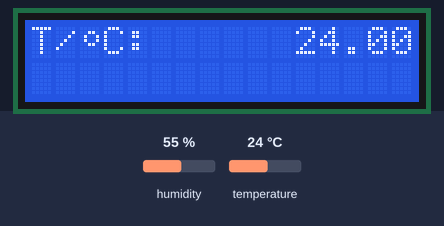
This sketch was run on a simulated Arduino Uno, built with avr-gcc and run on an emulated ATmega328P. Shown: 16×2 character LCD. Wiring (inferred from the names in the program): HTU21/Si7021 sensor at I2C address 0x40; character LCD (HD44780): RS pin 8; E pin 9; data pin 4, pin 5, pin 6, pin 7. The test bench sets the inputs (shaded band); at power-on: temperature 24 °C, humidity 55 %. What the sketch prints to the serial monitor is not drawn.

Above: at 2.4 s.
2.5 s: temperature set to 12 °C
At 3.4 s:
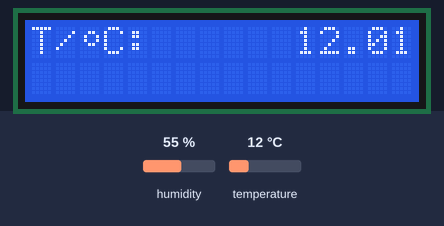
4.1 s: temperature set to 19 °C
At 5.8 s:
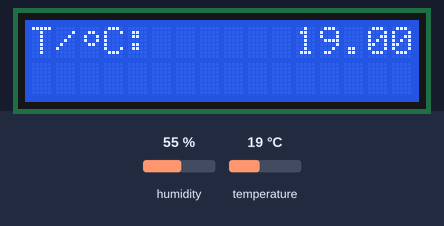
6.4 s: temperature set to 28 °C
At 8.5 s:
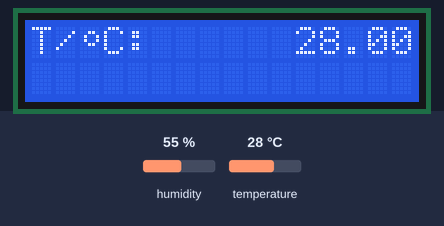
Timing chart, 0 to 10.0 s (numbered marks = the images above; inputs shaded):
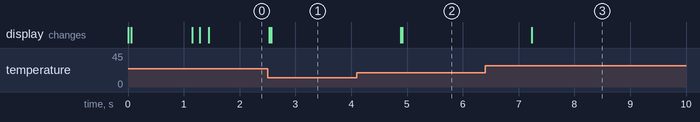

The sketch:

SHT20_Relative_Humidity_Temperature_Sensor_Demo.ino
```cpp
#include <Wire.h>
#include "SHT2x.h"
#include "lcd_keypad.h"


SHT2x sht;
lcd_kbd io;


char buffer[40];
char floatStr[20];
float temperature = 0;
float humidity = 0;


void setup()
{
  Serial.begin(9600);
  Serial.println("SHT2x Temperature and Humidity Sensor Test");
  io.begin();

  if (!sht.begin())
  {
    Serial.println("Could not find a valid SHT2x sensor, check wiring!");
    while (1)
    {
      delay(10);
    }
  }

  io.load_custom_symbol();
  io.text(0, 0, "T/ C:");
  io.text(0, 1, "RH/%:");
  io.print_custom_symbol(2, 0, 0);
}

void loop()
{
  sht.read(temperature, humidity);

  if(isnan(temperature) || isnan(humidity))
  {
    Serial.println("Failed to read from SHT2x sensor!");
    delay(2000);
    return;
  }

  else
  {
    dtostrf(temperature, 2, 2, floatStr);
    sprintf(buffer, "%s ", floatStr);
    Serial.print("T/'C: ");
    Serial.print(buffer);
    Serial.println(" ");
    io.text(11, 0, buffer);

    dtostrf(humidity, 2, 2, floatStr);
    sprintf(buffer, "%s ", floatStr);
    Serial.print("RH/%: ");
    Serial.print(buffer);
    Serial.println(" ");
    io.text(11, 1, buffer);
  }

  delay(1000);
}
```

SHT2x.cpp
```cpp
#include "SHT2x.h"


SHT2x::SHT2x()
{
  _i2cPort = &Wire;
  _deviceAddress = SHT2x_I2C_ADDRESS;
}


bool SHT2x::begin(TwoWire &wirePort, uint8_t deviceAddress)
{
  uint8_t reg = 0;

  _i2cPort = &wirePort;
  _deviceAddress = deviceAddress;

  _i2cPort->begin();

  reset();
  delay(50);
  disable_OTP_reload(true);
  set_resolution(SHT2x_USER_REGISTER_RESOLUTION_RH12_T14);
  set_heater(true);
  delay(1000);
  set_heater(false);

  reg = read_reg();
  return (reg != 0xFF);
}

float SHT2x::get_T()
{
  uint16_t value = read_measurement(SHT2x_TRIGGER_T_MEASUREMENT_HOLD);

  if(value == 0xFFFF)
  {
    return NAN;
  }

  return convert_T(value);
}


float SHT2x::get_RH()
{
  uint16_t value = read_measurement(SHT2x_TRIGGER_RH_MEASUREMENT_HOLD);

  if(value == 0xFFFF)
  {
    return NAN;
  }

  return convert_RH(value);
}


bool SHT2x::read(float &temperature, float &humidity)
{
  uint16_t raw_T = 0;
  uint16_t raw_RH = 0;

  reset();
  delay(50);

  raw_T = read_measurement(SHT2x_TRIGGER_T_MEASUREMENT_NO_HOLD);

  if(raw_T == 0xFFFF)
  {
    return false;
  }

  delay(10);

  raw_RH = read_measurement(SHT2x_TRIGGER_RH_MEASUREMENT_NO_HOLD);

  if(raw_RH == 0xFFFF)
  {
    return false;
  }

  temperature = convert_T(raw_T);
  humidity = convert_RH(raw_RH);

  return true;
}


uint16_t SHT2x::read_measurement(uint8_t command)
{
  uint8_t bytes[3] = {0, 0, 0};
  uint8_t i = 0;
  uint16_t value = 0;
  unsigned long start_time = 0;

  _i2cPort->beginTransmission(_deviceAddress);
  _i2cPort->write(command);
  if(_i2cPort->endTransmission() != 0)
  {
    return 0xFFFF;
  }

  start_time = millis();
  while((millis() - start_time) < 100)
  {
    _i2cPort->requestFrom(_deviceAddress, (uint8_t)3);

    if(_i2cPort->available() >= 3)
    {
      break;
    }

    delay(5);
  }

  if(_i2cPort->available() < 3)
  {
    return false;
  }

  for(i = 0; i < 3; i++)
  {
    bytes[i] = _i2cPort->read();
  }


  if(crc8(bytes, 2) != bytes[2])
  {
    return false;
  }

  value = (bytes[0] << 8) | bytes[1];
  value &= 0xFFFC;

  return value;
}


float SHT2x::convert_T(uint16_t value)
{
  return ((175.72f * (value / 65536.0f)) - 46.85f);
}


float SHT2x::convert_RH(uint16_t value)
{
  return ((125.0f * (value / 65536.0f)) - 6.0f);
}


uint8_t  SHT2x::crc8(const uint8_t* data, uint8_t length)
{
    uint8_t i = 0;
    uint8_t crc = 0;
    uint8_t bit = 0;

    for(i = 0; i < length; i++)
    {
      crc ^= data[i];

      for(bit = 0; bit < 8; bit++)
      {
        if(crc & 0x80)
        {
          crc = (crc << 1) ^ 0x131;
        }
        else
        {
          crc <<= 1;
        }
      }
    }

    return crc;
}


uint8_t SHT2x::read_reg(void)
{
  _i2cPort->beginTransmission(_deviceAddress);
  _i2cPort->write(SHT2x_READ_USER_REGISTER);

  if(_i2cPort->endTransmission() != 0)
  {
    return 0xFF;
  }

  _i2cPort->requestFrom(_deviceAddress, (uint8_t)1);

  if(_i2cPort->available())
  {
    return _i2cPort->read();
  }

  return 0xFF;
}


bool SHT2x::write_reg(uint8_t value)
{
  _i2cPort->beginTransmission(_deviceAddress);
  _i2cPort->write(SHT2x_WRITE_USER_REGISTER);
  _i2cPort->write(value);
  return (_i2cPort->endTransmission() == 0);
}


void SHT2x::reset(void)
{
  _i2cPort->beginTransmission(_deviceAddress);
  _i2cPort->write(SHT2x_SOFT_RESET);
  _i2cPort->endTransmission();
  delay(15);
}


bool SHT2x::low_battery(void)
{
  return (read_reg() & SHT2x_USER_REGISTER_END_OF_BATTERY) != 0;
}


void SHT2x::set_resolution(uint8_t resolution)
{
  uint8_t reg = read_reg();

  if(reg == 0xFF)
  {
    return;
  }

  reg &= ~(0x81);
  reg |= (resolution & 0x81);

  write_reg(reg);
}


void SHT2x::set_heater(bool enable)
{
  uint8_t reg = read_reg();

  if(reg == 0xFF)
  {
    return;
  }

  if(enable)
  {
    reg |= SHT2x_USER_REGISTER_HEATER_ENABLE;
  }
  else
  {
    reg &= ~SHT2x_USER_REGISTER_HEATER_ENABLE;
  }

  write_reg(reg);
}


void SHT2x::disable_OTP_reload(bool disable)
{
  uint8_t reg = read_reg();

  if(reg == 0xFF)
  {
    return;
  }

  if(disable)
  {
    reg |= SHT2x_USER_REGISTER_DISABLE_OTP_RELOAD;
  }
  else
  {
    reg &= ~SHT2x_USER_REGISTER_DISABLE_OTP_RELOAD;
  }

  write_reg(reg);
}
```

SHT2x.h
```cpp
#pragma once


#include <Arduino.h>
#include <Wire.h>


#define SHT2x_I2C_ADDRESS                         0x40

// SHT2x Commands
#define SHT2x_TRIGGER_T_MEASUREMENT_HOLD          0xE3
#define SHT2x_TRIGGER_RH_MEASUREMENT_HOLD         0xE5
#define SHT2x_TRIGGER_T_MEASUREMENT_NO_HOLD       0xF3
#define SHT2x_TRIGGER_RH_MEASUREMENT_NO_HOLD      0xF5
#define SHT2x_WRITE_USER_REGISTER                 0xE6
#define SHT2x_READ_USER_REGISTER                  0xE7
#define SHT2x_SOFT_RESET                          0xFE

// User Register Bits
#define SHT2x_USER_REGISTER_RESOLUTION_RH12_T14   0x00
#define SHT2x_USER_REGISTER_RESOLUTION_RH8_T12    0x01
#define SHT2x_USER_REGISTER_RESOLUTION_RH10_T13   0x80
#define SHT2x_USER_REGISTER_RESOLUTION_RH11_T11   0x81

#define SHT2x_USER_REGISTER_END_OF_BATTERY        0x40
#define SHT2x_USER_REGISTER_HEATER_ENABLE         0x04
#define SHT2x_USER_REGISTER_DISABLE_OTP_RELOAD    0x02


class SHT2x
{
  public:
    SHT2x();

    bool begin(TwoWire &wirePort = Wire, uint8_t deviceAddress = SHT2x_I2C_ADDRESS);
    float get_T(void);
    float get_RH(void);
    bool read(float &temperature, float &humidity);
    uint8_t read_reg(void);
    bool write_reg(uint8_t value);
    void reset(void);
    bool low_battery(void);

    // Configuration methods
    void set_resolution(uint8_t resolution);
    void set_heater(bool enable);
    void disable_OTP_reload(bool disable);

  private:
    TwoWire *_i2cPort;
    uint8_t _deviceAddress;

    uint16_t read_measurement(uint8_t command);
    float convert_T(uint16_t value);
    float convert_RH(uint16_t value);
    uint8_t crc8(const uint8_t* data, uint8_t length) ;
};
```

lcd_keypad.cpp
```cpp
#include "lcd_keypad.h"


lcd_kbd::lcd_kbd()
{
}


void lcd_kbd::begin(void)
{
	init();
}


void lcd_kbd::init(void)
{
	for(uint16_t pin = LCD_D4_pin; pin <= LCD_EN_pin; pin++)
	{
		pinMode(pin, OUTPUT);
		digitalWrite(pin, LOW);
	};

  send(0x33, CMD);
  send(0x32, CMD);
  delay(10);
  send(0x33, CMD);
  send(0x32, CMD);
  delay(10);
  send(0x33, CMD);
  send(0x32, CMD);
  delay(10);


  send((display_on | cursor_off | blink_off), CMD);
  clear();
  send((cursor_direction_inc | display_no_shift), CMD);
}


void lcd_kbd::goto_xy(uint8_t x_pos, uint8_t y_pos)
{
	switch(y_pos)
	{
    case 1:
    {
      send((0x80 | (line_2_y_pos + x_pos)), CMD);
      break;
    }

    case 2:
    {
      send((0x80 | (line_3_y_pos + x_pos)), CMD);
      break;
    }

    case 3:
    {
      send((0x80 | (line_4_y_pos + x_pos)), CMD);
      break;
    }

    default:
    {
      send((0x80 | (line_1_y_pos + x_pos)), CMD);
      break;
    }
	}
}


void lcd_kbd::chr(uint8_t x_pos, uint8_t y_pos, char ch)
{
	goto_xy(x_pos, y_pos);
	send(ch, DAT);
}


void lcd_kbd::text(uint8_t x_pos, uint8_t y_pos, const char *ch)
{
   do
   {
     chr(x_pos++, y_pos, *ch++);
   }while(*ch != '\0');
}


void lcd_kbd::load_custom_symbol(void)
{
  uint8_t i = 0;

  const unsigned char custom_symbol[array_size] =
  {
     0x00, 0x06, 0x09, 0x09, 0x06, 0x00, 0x00, 0x00
  };

  send(0x40, CMD);

  for(i = 0; i < array_size; i++)
  {
    send(custom_symbol[i], DAT);
  }

  send(0x80, CMD);
}


void lcd_kbd::print_custom_symbol(uint8_t x_pos, uint8_t y_pos, char symbol_index)
{
  goto_xy(x_pos, y_pos);
  send(symbol_index, DAT);
}


void lcd_kbd::clear(void)
{
	send(clear_display, CMD);
	send(goto_home, CMD);
}


uint8_t lcd_kbd::get_key(void)
{
  int16_t adc_value = adc_avg();

  if((adc_value >= kbd_select_min) && (adc_value < kbd_select_max))
  {
    return select_key;
  }

  else if((adc_value >= kbd_left_min) && (adc_value < kbd_left_max))
  {
    return left_key;
  }

  else if((adc_value >= kbd_down_min) && (adc_value < kbd_down_max))
  {
    return down_key;
  }

  else if((adc_value >= kbd_up_min) && (adc_value < kbd_up_max))
  {
    return up_key;
  }

  else if((adc_value >= kbd_right_min) && (adc_value < kbd_right_max))
  {
    return right_key;
  }

  else
  {
    return 0;
  }
}


void lcd_kbd::send(uint8_t lcd_data, uint8_t mode)
{
  digitalWrite(LCD_RS_pin, mode);

  send_4_bits(((lcd_data & 0xF0) >> 4));
  send_4_bits((lcd_data & 0x0F));
}


void lcd_kbd::send_4_bits(uint8_t value)
{
  digitalWrite(LCD_D7_pin, ((value & 0x08) >> 3));
  digitalWrite(LCD_D6_pin, ((value & 0x04) >> 2));
  digitalWrite(LCD_D5_pin, ((value & 0x02) >> 1));
  digitalWrite(LCD_D4_pin, (value & 0x01));
	toggle_EN_pin();
}


void lcd_kbd::toggle_EN_pin(void)
{
	LCD_EN_HIGH;
	delay(1);
	LCD_EN_LOW;
	delay(1);
}


uint16_t lcd_kbd::adc_avg(void)
{
  int8_t sample = 4;
  uint16_t average = 0;

  while(sample > 0)
  {
    average += analogRead(keypad_pin);
    sample--;
    delayMicroseconds(10);
  };

  average >>= 2;

  return average;
}
```

lcd_keypad.h
```cpp
#pragma once

#include <stdint.h>
#include <Arduino.h>


#define keypad_pin				       A0

#define LCD_RS_pin				       8
#define LCD_EN_pin				       9

#define LCD_D4_pin				       4
#define LCD_D5_pin				       5
#define LCD_D6_pin				       6
#define LCD_D7_pin				       7

#define LCD_RS_HIGH              digitalWrite(LCD_RS_pin, HIGH)
#define LCD_RS_LOW               digitalWrite(LCD_RS_pin, LOW)

#define LCD_EN_HIGH              digitalWrite(LCD_EN_pin, HIGH)
#define LCD_EN_LOW               digitalWrite(LCD_EN_pin, LOW)

#define LCD_DB4_HIGH             digitalWrite(LCD_D4_pin, HIGH)
#define LCD_DB4_LOW              digitalWrite(LCD_D4_pin, LOW)

#define LCD_DB5_HIGH             digitalWrite(LCD_D5_pin, HIGH)
#define LCD_DB5_LOW              digitalWrite(LCD_D5_pin, LOW)

#define LCD_DB6_HIGH             digitalWrite(LCD_D6_pin, HIGH)
#define LCD_DB6_LOW              digitalWrite(LCD_D6_pin, LOW)

#define LCD_DB7_HIGH             digitalWrite(LCD_D7_pin, HIGH)
#define LCD_DB7_LOW              digitalWrite(LCD_D7_pin, LOW)

#define clear_display            0x01
#define goto_home                0x02

#define cursor_direction_inc     0x06
#define cursor_direction_dec     0x04
#define display_shift            0x05
#define display_no_shift         0x04

#define display_on               0x0C
#define display_off              0x0A
#define cursor_on                0x0A
#define cursor_off               0x08
#define blink_on                 0x09
#define blink_off                0x08

#define _8_pin_interface         0x30
#define _4_pin_interface         0x20
#define _2_row_display           0x28
#define _1_row_display           0x20
#define _5x10_dots               0x60
#define _5x7_dots                0x20

#define line_1_y_pos             0x00
#define line_2_y_pos             0x40
#define line_3_y_pos             0x14
#define line_4_y_pos             0x54

#define DAT                      true
#define CMD                      false

#define no_of_custom_symbol     1
#define array_size_per_symbol   8
#define array_size              (array_size_per_symbol * no_of_custom_symbol)

// VCC = 1024 //

#define kbd_select_max           750  //(0.75 * VCC)
#define kbd_select_min           500  //(0.50 * VCC)

#define kbd_left_max             500  //(0.50 * VCC)
#define kbd_left_min             350  //(0.30 * VCC)

#define kbd_down_max             350  //(0.35 * VCC)
#define kbd_down_min             150  //(0.15 * VCC)

#define kbd_up_max               150  //(0.15 * VCC)
#define kbd_up_min               50   //(0.05 * VCC)

#define kbd_right_max            50   //(0.05 * VCC)
#define kbd_right_min            0    //(0.00 * VCC)

#define up_key                   1
#define down_key                 2
#define left_key                 3
#define right_key                4
#define select_key               5


class lcd_kbd
{
	public:
		lcd_kbd();
		void begin(void);
		void init(void);
		void goto_xy(uint8_t x_pos, uint8_t y_pos);
		void chr(uint8_t x_pos, uint8_t y_pos, char ch);
		void text(uint8_t x_pos, uint8_t y_pos, const char *ch);
		void load_custom_symbol(void);
		void print_custom_symbol(uint8_t x_pos, uint8_t y_pos, char symbol_index);
		void clear(void);
    uint8_t get_key(void);

	private:
		void send(uint8_t lcd_data, uint8_t mode);
    void send_4_bits(uint8_t value);
		void toggle_EN_pin(void);
    uint16_t adc_avg(void);
};
```

Measured:
- after the input at 2.5 s, the display: first changes at once (image 1 shows a later state)
- after the input at 4.1 s, the display: first changes after 0.79 s (image 2 shows a later state)
- after the input at 6.4 s, the display: first changes after 0.83 s (image 3 shows a later state)
